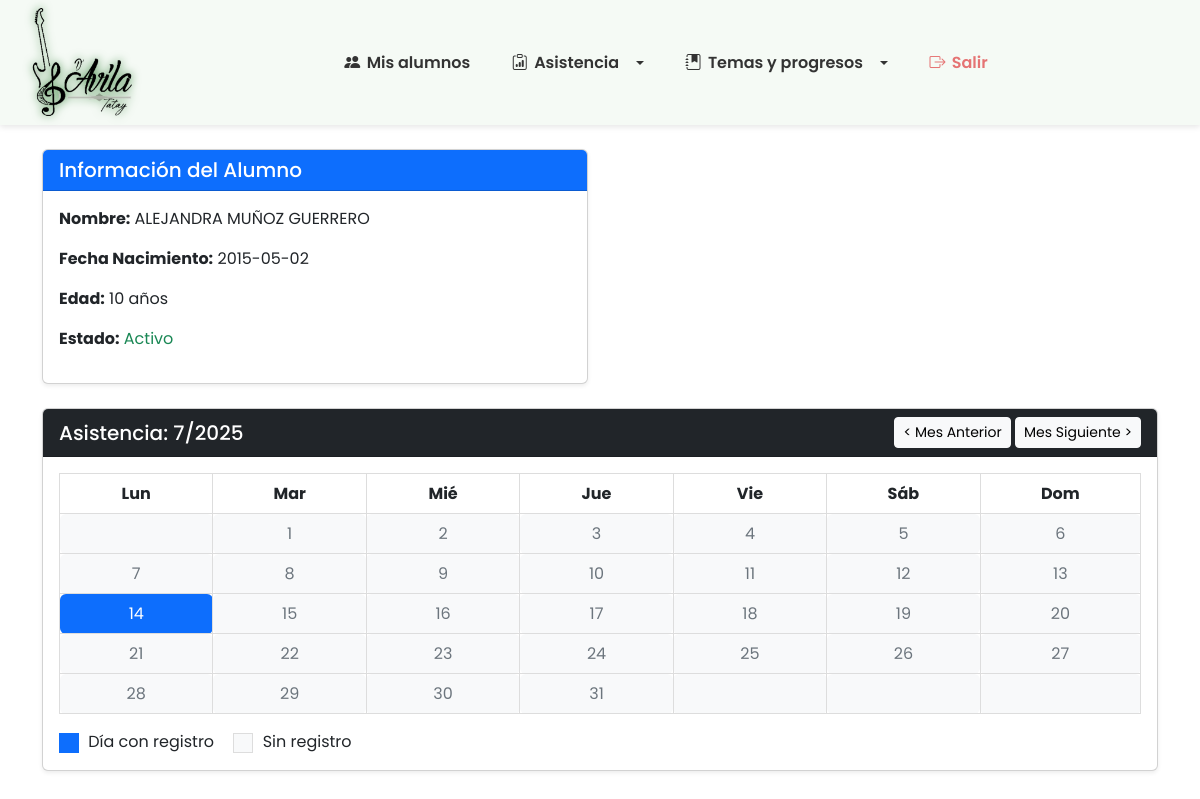
Page /panel_alumno.php?curp=MUGA150502MCLXRLA8&year=2025&month=7 on the committed database.
### tables this page shows
CREATE TABLE `alumnos` (
  `curp` varchar(18) NOT NULL,
  `nombre` varchar(50) NOT NULL,
  `apellidos` varchar(100) NOT NULL,
  `nombre_tutor` varchar(100) DEFAULT NULL,
  `fecha_nacimiento` date NOT NULL,
  `telefono` varchar(15) DEFAULT NULL,
  `mensualidad` decimal(10,2) NOT NULL DEFAULT 0.00,
  `activo` tinyint(1) DEFAULT 1,
  `fecha_registro` timestamp NOT NULL DEFAULT current_timestamp(),
  PRIMARY KEY (`curp`)
);

### panel_alumno.php (the view, shortened to what this page needs)
<?php
require_once __DIR__ . '/includes/bd.php';
$curp = $_GET['curp'] ?? '';
$stmt = $conexion->prepare("SELECT * FROM alumnos WHERE curp = ?");
$stmt->bind_param("s", $curp);
$stmt->execute();
$alumno = $stmt->get_result()->fetch_assoc();
$year = isset($_GET['year']) ? intval($_GET['year']) : date('Y');
$month = isset($_GET['month']) ? intval($_GET['month']) : date('n');
$sql = "
    SELECT asi.fecha, t.nombre AS tema_nombre, asi.estado
    FROM asistencia asi
    LEFT JOIN temas t ON asi.tema_id = t.id
    WHERE asi.alumno_curp = ? AND YEAR(asi.fecha) = ? AND MONTH(asi.fecha) = ?
    ORDER BY asi.fecha, t.nombre
";
$stmt = $conexion->prepare($sql);
$stmt->bind_param("sii", $curp, $year, $month);
$stmt->execute();
$result = $stmt->get_result();
$eventos = [];
while ($row = $result->fetch_assoc()) {
    $fecha = $row['fecha'];
    $tema = $row['tema_nombre'] ?? 'Sin tema';
    $estado = $row['estado'];
    $eventos[$fecha][] = ['tema' => $tema, 'estado' => $estado];
}
function dias_del_mes($mes, $año)
{
    return cal_days_in_month(CAL_GREGORIAN, $mes, $año);
}
$dias_semana = ['Lun', 'Mar', 'Mié', 'Jue', 'Vie', 'Sáb', 'Dom'];
$primer_dia_mes = date('N', strtotime("$year-$month-01"));
$total_dias = dias_del_mes($month, $year);
?>
<!DOCTYPE html>
<html lang="es">
<head>
    <link href="https://cdn.jsdelivr.net/npm/bootstrap@5.3.0/dist/css/bootstrap.min.css" rel="stylesheet" />
    <link href="https://cdn.jsdelivr.net/npm/bootstrap-icons@1.10.5/font/bootstrap-icons.css" rel="stylesheet" />
</head>
<body>
    <?php include 'navbar.php'; ?>
    <div class="container mt-4 mb-5">
        <div class="row g-4 mb-4">
            <div class="col-md-6">
                <div class="card shadow-sm h-100">
                    <div class="card-header bg-primary text-white">
                        <h5 class="mb-0">Información del Alumno</h5>
                    </div>
                    <div class="card-body">
                        <p><strong>Nombre:</strong>
                            <?= htmlspecialchars($alumno['nombre'] . ' ' . $alumno['apellidos']) ?></p>
                        <p><strong>Fecha Nacimiento:</strong> <?= htmlspecialchars($alumno['fecha_nacimiento']) ?></p>
                        <p><strong>Edad:</strong>
                            <?= date_diff(new DateTime($alumno['fecha_nacimiento']), new DateTime())->y ?> años</p>
                        <p><strong>Estado:</strong>
                            <?= $alumno['activo'] ? '<span class="text-success">Activo</span>' : '<span class="text-danger">Inactivo</span>' ?>
                        </p>
                    </div>
                </div>
            </div>
        </div>
        <div class="card shadow-sm">
            <div class="card-header bg-dark text-white d-flex justify-content-between align-items-center">
                <h5 class="mb-0">Asistencia: <?= $month ?>/<?= $year ?></h5>
                <div>
                    <a href="?curp=<?= urlencode($curp) ?>&year=<?= $year ?>&month=<?= max(1, $month - 1) ?>"
                        class="btn btn-sm btn-light">&lt; Mes Anterior</a>
                    <a href="?curp=<?= urlencode($curp) ?>&year=<?= $year ?>&month=<?= min(12, $month + 1) ?>"
                        class="btn btn-sm btn-light">Mes Siguiente &gt;</a>
                </div>
            </div>
            <div class="card-body p-3">
                <table class="calendario mb-3" id="calendarioAsistencia">
                    <thead>
                        <tr>
                            <?php foreach ($dias_semana as $d): ?>
                                <th><?= $d ?></th>
                            <?php endforeach; ?>
                        </tr>
                    </thead>
                    <tbody>
                        <?php
                        $col_start = $primer_dia_mes == 7 ? 7 : $primer_dia_mes;
                        $total_celdas = $total_dias + ($col_start - 1);
                        $filas = ceil($total_celdas / 7);
                        for ($fila = 0; $fila < $filas; $fila++): ?>
                            <tr>
                                <?php for ($col = 1; $col <= 7; $col++):
                                    $celda = $fila * 7 + $col;
                                    $dia_mes = $celda - ($col_start - 1);
                                    if ($dia_mes < 1 || $dia_mes > $total_dias):
                                        echo '<td class="dia sin_registro"></td>';
                                    else:
                                        $fecha = sprintf('%04d-%02d-%02d', $year, $month, $dia_mes);
                                        if (isset($eventos[$fecha])) {
                                            $tooltip_lines = [];
                                            foreach ($eventos[$fecha] as $evento) {
                                                $tooltip_lines[] = htmlspecialchars($evento['tema']) . ": " . htmlspecialchars($evento['estado']);
                                            }
                                            $tooltip = implode("\n", $tooltip_lines);
                                            $claseCss = 'registro';
                                        } else {
                                            $tooltip = 'Sin registro';
                                            $claseCss = 'sin_registro';
                                        }
                                        ?>
                                        <td class="dia <?= $claseCss ?>" title="<?= $tooltip ?>"><?= $dia_mes ?></td>
                                    <?php endif; ?>
                                <?php endfor; ?>
                            </tr>
                        <?php endfor; ?>
                    </tbody>
                </table>
                <div>
                    <span class="color-box" style="background:#0d6efd;"></span> Día con registro
                    <span class="color-box"
                        style="background:#f8f9fa; border: 1px solid #ddd; margin-left: 15px;"></span> Sin registro
                </div>
            </div>
        </div>
    </div>
</body>
</html>

### panel_alumno.php (style rules this page uses)
.calendario { width: 100%; border-collapse: collapse; margin-bottom: 1rem; }
.calendario th, .calendario td { border: 1px solid #ddd; width: 40px; height: 40px; text-align: center; vertical-align: middle; user-select: none; border-radius: 6px; cursor: default; position: relative; }
.calendario td.dia.registro { background: #0d6efd; color: white; }
.calendario td.dia.sin_registro { background: #f8f9fa; color: #6c757d; }
.color-box { width: 20px; height: 20px; display: inline-block; margin-right: 5px; vertical-align: middle; }

### navbar.php (style rules this page uses)
body { font-family: 'Poppins', sans-serif; }

### rows in the picture
alumnos: nombre+apellidos "ALEJANDRA MUÑOZ GUERRERO", fecha_nacimiento "2015-05-02"

### other values in the picture
$month "7"
$year "2025"
$d "Lun"
$d "Mar"
$d "Mié"
$d "Jue"
$d "Vie"
$d "Sáb"
$d "Dom"
$dia_mes "1"
$dia_mes "2"
$dia_mes "3"
$dia_mes "4"
$dia_mes "5"
$dia_mes "6"
